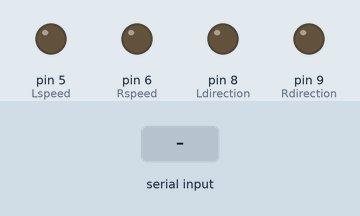
A sketch run on a simulated Arduino Uno, built with avr-gcc and run on an emulated ATmega328P. On the bench: output pins drawn as LEDs (lit = HIGH). Inputs (shaded band) come from the test bench. What the sketch prints to the serial monitor is not drawn.

Above: at 1.2 s.
1.3 s: "+" received over Serial
At 3.5 s:
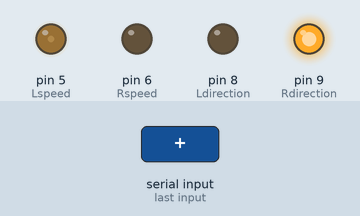
3.8 s: "1" received over Serial
At 5.4 s:
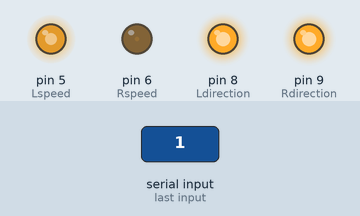
6.3 s: "+" received over Serial
At 8.5 s:
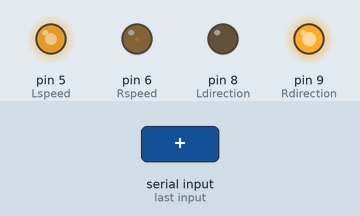
8.8 s: "0" received over Serial
At 10.4 s:
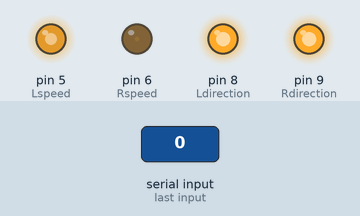
Timing chart, 0 to 11.9 s (numbered marks = the images above; inputs shaded):
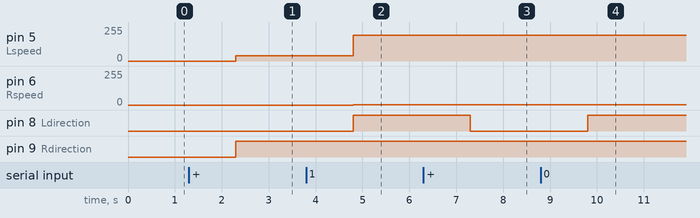

Measured:
- after the input at 1.3 s, pin 5 (Lspeed): 0/255 → 40/255 after 1.0 s; pin 9 (Rdirection): LOW → HIGH after 1.0 s
- after the input at 3.8 s, pin 5 (Lspeed): 40/255 → 192/255 after 1.0 s; pin 6 (Rspeed): 0/255 → 3/255 after 1.0 s; pin 8 (Ldirection): LOW → HIGH after 1.0 s
- after the input at 6.3 s, pin 8 (Ldirection): HIGH → LOW after 1.0 s
- after the input at 8.8 s, pin 8 (Ldirection): LOW → HIGH after 1.0 s

The sketch:

control.ino
```cpp
//宣告變數
int Lspeed;
int Rspeed;
int Ldirection;
int Rdirection;

void setup() {
//給變數相應腳位
  Serial.begin(9600);
  Lspeed = 5;
  Rspeed = 6;
  Ldirection = 8;
  Rdirection = 9;

  pinMode(Ldirection, OUTPUT);
  pinMode(Rdirection, OUTPUT);
}
//
typedef unsigned char uint_8;
typedef struct attr_t {
    uint_8 ldir;
    uint_8 lspeed;
    uint_8 rdir;
    uint_8 rspeed;
}Attr;
typedef union ins
{
  uint_8 buf[4];
  Attr attr;
}Ins;

void loop() {
  if(Serial.available())
  {
    Ins in;
    Serial.readBytes((char*)in.buf, 4);
    char buf[32];
    sprintf(buf, "Receive: %c %d %c %d\n", in.attr.ldir, in.attr.lspeed, in.attr.rdir, in.attr.rspeed);
    Serial.print(buf);
    //
    char ldir = in.attr.ldir, rdir = in.attr.rdir, lspeed = in.attr.lspeed, rspeed = in.attr.rspeed;

    digitalWrite(Ldirection, ldir == '+' ? LOW : HIGH);
    digitalWrite(Rdirection, rdir == '+' ? LOW : HIGH);
    analogWrite(Lspeed, lspeed);
    analogWrite(Rspeed, rspeed);
  }
}
```
